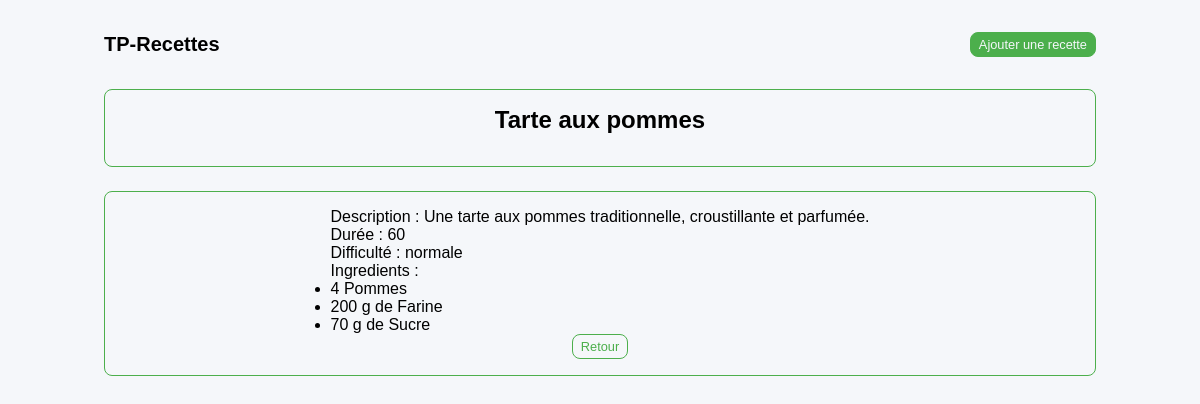
Screenshot of /index.php?act=read&id=3 with the database file from the repository.
### tables this page shows
CREATE TABLE IF NOT EXISTS `recipes` (
  `id` int UNSIGNED NOT NULL AUTO_INCREMENT,
  `name` varchar(255) NOT NULL,
  `description` text,
  `duration` int NOT NULL,
  `difficulty` enum('facile','normale','difficile') NOT NULL,
  PRIMARY KEY (`id`)
);

CREATE TABLE IF NOT EXISTS `ingredients_recipes` (
  `id` int UNSIGNED NOT NULL AUTO_INCREMENT,
  `ingredient_id` int UNSIGNED NOT NULL,
  `recipe_id` int UNSIGNED NOT NULL,
  `quantity` decimal(6,2) NOT NULL,
  `unity` varchar(255) NOT NULL,
  PRIMARY KEY (`id`),
  KEY `ingredients_recipes_recipe_id_foreign` (`recipe_id`),
  KEY `ingredients_recipes_ingredient_id_foreign` (`ingredient_id`)
);

CREATE TABLE IF NOT EXISTS `ingredients` (
  `id` int UNSIGNED NOT NULL AUTO_INCREMENT,
  `name` varchar(255) NOT NULL,
  PRIMARY KEY (`id`)
);

### Classes/Functions.php (called while the page is built, shortened)
<?php
class Func {
    public function convert_unity(string $unity): string {
        switch ($unity) {
            case 'unités':
                $return = "";
                break;
            default:
                $return = $unity." de ";
                break;
        }
        return $return;
    }
}

### sources/read.php (the view, shortened to what this page needs)
<?php
if ( !isset($_GET['id']) OR empty($_GET['id']) OR trim($_GET['id']) == "" ) {
    header('Location: ./');
	die;
} else {
    $id = trim(htmlspecialchars($_GET['id']));
}
$sql = "SELECT id, name, description, duration, difficulty
        FROM recipes
        WHERE id = :id";
$req = $bdd->prepare($sql);
$req->bindParam(":id", $id, PDO::PARAM_INT);
$req->execute();
$recipe = $req->fetch(PDO::FETCH_ASSOC);
if(!$recipe) {
    header('Location: ./index.php?act=404');
	die;
} else {
    $sql = "SELECT i.id, i.name, ir.ingredient_id, ir.quantity, ir.unity
            FROM ingredients AS i
            JOIN ingredients_recipes AS ir ON i.id = ir.ingredient_id
            WHERE ir.recipe_id = ".$recipe['id'];
    $req = $bdd->prepare($sql);
    $req->execute();
    $ingredients = $req->fetchAll(PDO::FETCH_ASSOC);
}
?>
<main class="wrapper">
    <section class="section">
        <h1><?= $recipe['name'] ?></h1>
    </section>
    <section class="section">
        <div>
            <div>Description : <?= $recipe['description'] ?></div>
            <div>Durée : <?= $recipe['duration'] ?></div>
            <div>Difficulté : <?= $recipe['difficulty'] ?></div>
            <div>
                Ingredients :
                <ul>
<?php foreach ($ingredients as $ingredient):
$quantity = ceil($ingredient['quantity']);
$unity = $func->convert_unity($ingredient['unity']);
?>
                    <li><?= $quantity." ".$unity . $ingredient['name'] ?></li>
<?php endforeach; ?>
                </ul>
            </div>
        </div>
        <a href="<?= PATH ?>"><button class="button-secondary">Retour</button></a>
    </section>
</main>

### assets/css/style.css (style rules this page uses)
:root { --wrapper-desktop: 1152px; --wrapper-laptops : 992px; --wrapper-tablets : 768px; --wrapper-phones : 640px; --primary-color: #4CAF4C; --secondary-color: #d6b602; --tertiary-color: #FF0000; --neutral-color: #F5F7FA; --accent-color: #0000FF; --warning-color: #FF0000; --succes-color: #4CAF4C; --bg-color1: #FCFCFC; --bg-color2: #CCCCCC; --Neutral-Silver: #F5F7FA; --Neutral-White: #FFFFFF; --global-radius: 8px; --base-font: sans-serif; }
body { font-family: var(--base-font); font-size: 1rem; background-color: var(--neutral-color); }
.wrapper { margin: 0px auto; width: var(--wrapper-desktop); }
button { padding: 4px 8px; border: 1px solid var(--primary-color); border-radius: var(--global-radius); cursor: pointer; font-size: 0.80rem; font-weight: 500; }
.button-secondary { color: var(--primary-color); background-color: var(--neutral-color); }
h1 { padding-bottom: 16px; }
section { padding: 16px 0; margin-bottom: 24px; border-radius: var(--global-radius); border: 1px solid var(--primary-color); }
.section { display: flex; flex-direction: column; align-items: center; }
@media (max-width: 1252px) { .wrapper { width: var(--wrapper-laptops); } }

### rows the page displays
recipes: name "Tarte aux pommes", description "Une tarte aux pommes traditionnelle, croustillante et parfumée.", duration "60", difficulty "normale"
ingredients_recipes: quantity "4", ingredient.name "Pommes"
ingredients_recipes: quantity "200", unity "g de", ingredient.name "Farine"
ingredients_recipes: quantity "70", unity "g de", ingredient.name "Sucre"
